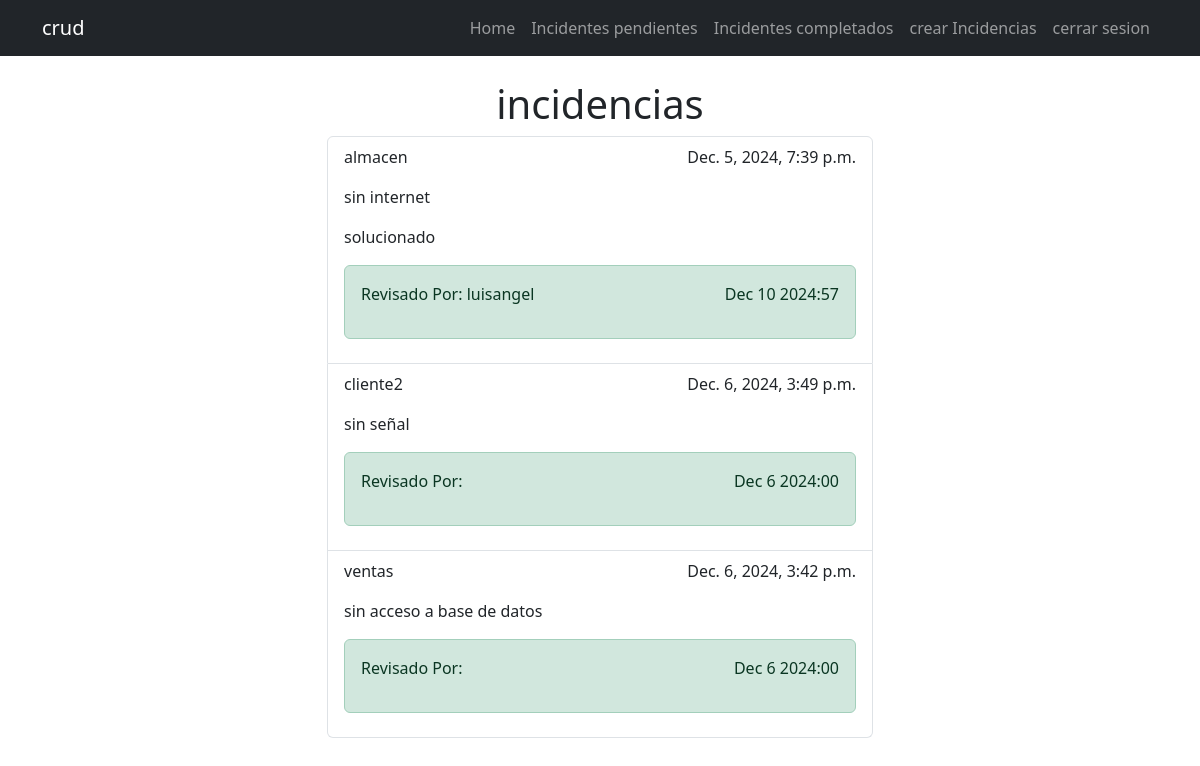
Page /incidents_completed/ (signed in) on the committed database.
### incidents/models.py (models this page shows, shortened)
class Incident(models.Model):
    fecha_reporte = models.DateTimeField(auto_now_add=True)
    reportado_por = models.CharField(max_length=100)
    tipo_incidente = models.CharField(max_length=100)
    descripcion = models.TextField(blank=True)
    prioridad = models.CharField(max_length=50, blank=True)
    estado = models.CharField(max_length=30, blank=True)
    responsable = models.CharField(max_length=30, blank=True)
    fecha_solucion = models.DateTimeField(null=True, blank=True)
    acciones_realizadas = models.TextField(blank=True)
    resultado = models.CharField(max_length=100, blank=True)
    revisado_por = models.CharField(max_length=100, blank=True)
    user = models.ForeignKey(User, on_delete=models.CASCADE)

### incidents/views.py (the view)
# urls.py: path('incidents_completed/', views.incidents_completed, name='incidents_completed'),
@login_required
def incidents_completed(request):
    incidents = Incident.objects.filter(fecha_solucion__isnull=False).order_by('-fecha_solucion')
    return render(request, 'incidents.html', {
        'incidents': incidents
    })

### incidents/templates/incidents.html
{% extends 'master.html' %}
{% block content %}
<main class="container">
  <div class="row">
    <div class="col-md-6 offset-md-3 my-4">
      <h1 class="text-center">
        incidencias
      </h1>
      <ul class="list-group">
        {% for incident in incidents %}
        <a class="list-group-item" href="{% url 'incident_detail' incident.id %}">
          <header class="d-flex justify-content-between">
            <p>{{incident.reportado_por}}</p>
            <p>{{incident.fecha_reporte}}</p>
          </header>
            <p>{{incident.tipo_incidente}}</p>
            {% if incident.fecha_solucion %}
            <p>{{incident.resultado}}</p>
            <div class="alert alert-success d-flex justify-content-between">
              <p >Revisado Por: {{incident.revisado_por}}</p>
              <p>{{incident.fecha_solucion|date:'M j Y:i'}}</p>
            </div>
            {% else %}
            <div class="alert alert-danger">
              <p >Por revisar</p>
            </div>
            {% endif %}
        </a>
        {% endfor %}
      </ul>
    </div>
  </div>
</main>
{% endblock %}

### rows in the picture
Incident: reportado_por "almacen", fecha_reporte "Dec. 5, 2024, 7:39 p.m.", tipo_incidente "sin internet", resultado "solucionado", revisado_por "luisangel", fecha_solucion "Dec 10 2024:57"
Incident: reportado_por "cliente2", fecha_reporte "Dec. 6, 2024, 3:49 p.m.", tipo_incidente "sin señal", fecha_solucion "Dec 6 2024:00"
Incident: reportado_por "ventas", fecha_reporte "Dec. 6, 2024, 3:42 p.m.", tipo_incidente "sin acceso a base de datos", fecha_solucion "Dec 6 2024:00"
